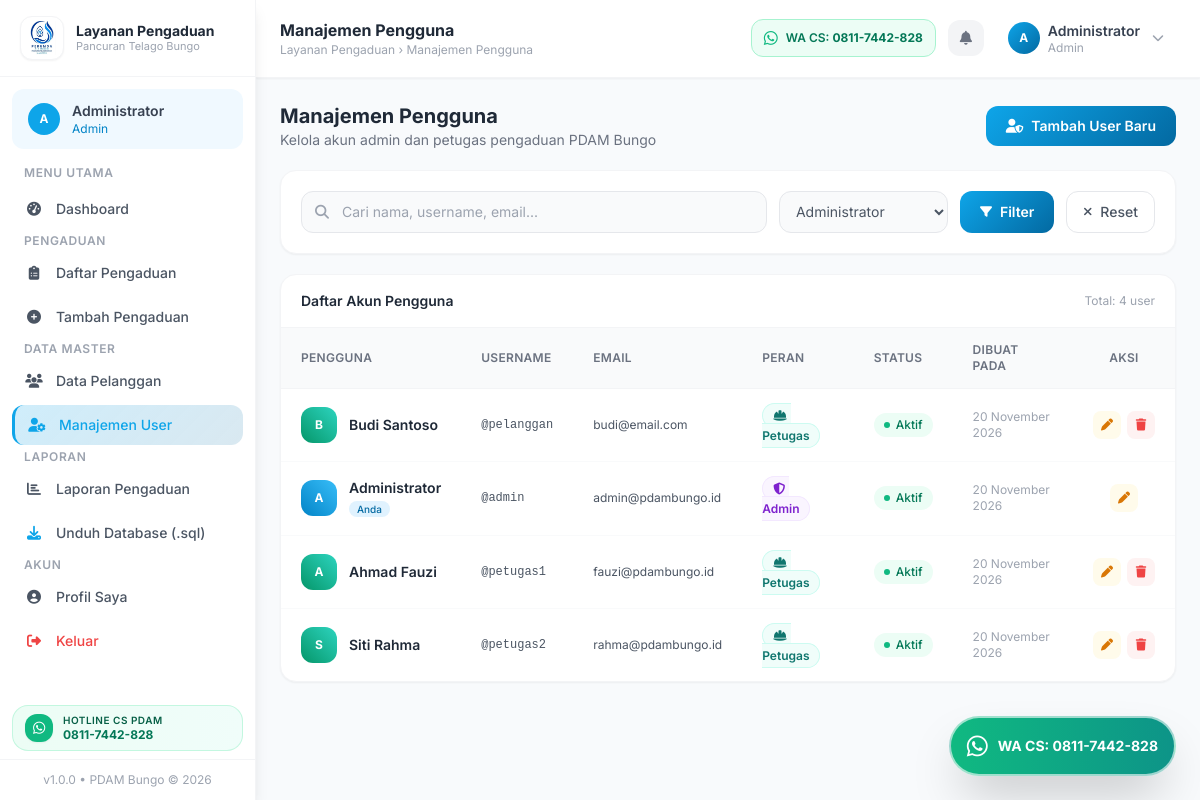
The page /website/users/index.php (signed in) on the database its author committed.
### tables this page shows
CREATE TABLE `users` (
  `id` int NOT NULL AUTO_INCREMENT,
  `nama` varchar(100) NOT NULL,
  `username` varchar(50) NOT NULL,
  `email` varchar(100) NOT NULL,
  `password` varchar(255) NOT NULL,
  `role` enum('admin','petugas','pelanggan') DEFAULT 'petugas',
  `pelanggan_id` int DEFAULT NULL,
  `foto` varchar(255) DEFAULT NULL,
  `is_active` tinyint(1) DEFAULT '1',
  `created_at` timestamp NULL DEFAULT CURRENT_TIMESTAMP,
  `updated_at` timestamp NULL DEFAULT CURRENT_TIMESTAMP ON UPDATE CURRENT_TIMESTAMP,
  PRIMARY KEY (`id`),
  UNIQUE KEY `username` (`username`),
  UNIQUE KEY `email` (`email`),
  KEY `fk_users_pelanggan` (`pelanggan_id`),
  CONSTRAINT `fk_users_pelanggan` FOREIGN KEY (`pelanggan_id`) REFERENCES `pelanggan` (`id`) ON DELETE SET NULL
);

### website/config.php (called while the page is built, shortened)
<?php
function formatTanggal($date, $format = 'd F Y') {
    $bulan = [
        '01'=>'Januari','02'=>'Februari','03'=>'Maret','04'=>'April',
        '05'=>'Mei','06'=>'Juni','07'=>'Juli','08'=>'Agustus',
        '09'=>'September','10'=>'Oktober','11'=>'November','12'=>'Desember'
    ];
    $d = date('d', strtotime($date));
    $m = $bulan[date('m', strtotime($date))];
    $y = date('Y', strtotime($date));
    return "$d $m $y";
}
function sanitize($input) {
    return htmlspecialchars(trim($input ?? ''), ENT_QUOTES, 'UTF-8');
}

### website/users/index.php (the view, shortened to what this page needs)
<?php
require_once '../config.php';
$search = trim($_GET['search'] ?? '');
$where = [];
$params = [];
$whereStr = $where ? "WHERE " . implode(" AND ", $where) : "";
$sql = "SELECT * FROM users $whereStr ORDER BY created_at DESC";
$stmt = $pdo->prepare($sql);
$stmt->execute($params);
$users = $stmt->fetchAll();
include '../includes/header.php';
include '../includes/sidebar.php';
?>
<div class="flex-1 min-w-0 overflow-auto">
    <?php include '../includes/topbar.php'; ?>
    <main class="p-6 space-y-5">
        <div class="flex flex-col sm:flex-row sm:items-center justify-between gap-4">
            <div>
                <h2 class="text-xl font-bold text-gray-800">Manajemen Pengguna</h2>
                <p class="text-sm text-gray-500">Kelola akun admin dan petugas pengaduan PDAM Bungo</p>
            </div>
            <a href="<?= BASE_URL ?>/users/tambah.php" class="btn-primary text-white px-5 py-2.5 rounded-xl text-sm font-semibold flex items-center gap-2 w-fit">
                <i class="fa-solid fa-user-shield"></i> Tambah User Baru
            </a>
        </div>
        <div class="bg-white rounded-2xl shadow-sm border border-gray-100 p-5">
            <form method="GET" class="flex flex-col sm:flex-row gap-3">
                <div class="relative flex-1">
                    <div class="absolute inset-y-0 left-0 pl-3.5 flex items-center pointer-events-none">
                    </div>
                    <input type="text" name="search" value="<?= sanitize($search) ?>" placeholder="Cari nama, username, email..." class="w-full pl-10 pr-4 py-2.5 border border-gray-200 rounded-xl text-sm focus:outline-none focus:border-sky-400 bg-gray-50">
                </div>
                <select name="role" class="border border-gray-200 rounded-xl text-sm px-3 py-2.5 focus:outline-none focus:border-sky-400 bg-gray-50 text-gray-600">
                    <option value="admin" <?= $role === 'admin' ? 'selected' : '' ?>>Administrator</option>
                </select>
                <button type="submit" class="btn-primary text-white px-5 py-2.5 rounded-xl text-sm font-semibold flex items-center gap-2">
                    <i class="fa-solid fa-filter text-xs"></i> Filter
                </button>
                <?php if ($search || $role): ?>
                <a href="<?= BASE_URL ?>/users/index.php" class="border border-gray-200 text-gray-600 px-4 py-2.5 rounded-xl text-sm font-medium hover:bg-gray-50 flex items-center gap-2">
                    <i class="fa-solid fa-xmark text-xs"></i> Reset
                </a>
                <?php endif; ?>
            </form>
        </div>
        <div class="bg-white rounded-2xl shadow-sm border border-gray-100 overflow-hidden">
            <div class="px-5 py-4 border-b border-gray-100 flex items-center justify-between">
                <h3 class="font-semibold text-gray-800 text-sm">Daftar Akun Pengguna</h3>
                <span class="text-xs text-gray-400">Total: <?= count($users) ?> user</span>
            </div>
            <?php if (empty($users)): ?>
            <div class="p-12 text-center">
                <i class="fa-solid fa-users-gear text-gray-300 text-3xl mb-3 block"></i>
                <p class="text-gray-500 font-medium">Tidak ada data user ditemukan.</p>
            </div>
            <?php else: ?>
            <div class="overflow-x-auto">
                <table class="w-full text-sm">
                    <thead>
                        <tr class="bg-gray-50 border-b border-gray-100">
                            <th class="text-left px-5 py-3.5 text-xs font-semibold text-gray-500 uppercase tracking-wide">Pengguna</th>
                            <th class="text-left px-5 py-3.5 text-xs font-semibold text-gray-500 uppercase tracking-wide">Username</th>
                            <th class="text-left px-5 py-3.5 text-xs font-semibold text-gray-500 uppercase tracking-wide">Email</th>
                            <th class="text-left px-5 py-3.5 text-xs font-semibold text-gray-500 uppercase tracking-wide">Peran</th>
                            <th class="text-left px-5 py-3.5 text-xs font-semibold text-gray-500 uppercase tracking-wide">Status</th>
                            <th class="text-left px-5 py-3.5 text-xs font-semibold text-gray-500 uppercase tracking-wide">Dibuat Pada</th>
                            <th class="text-center px-5 py-3.5 text-xs font-semibold text-gray-500 uppercase tracking-wide">Aksi</th>
                        </tr>
                    </thead>
                    <tbody class="divide-y divide-gray-50">
                        <?php foreach ($users as $u): ?>
                        <tr class="hover:bg-gray-50/50 transition-colors">
                            <td class="px-5 py-4">
                                <div class="flex items-center gap-3">
                                    <div class="w-9 h-9 rounded-xl flex items-center justify-center font-bold text-white text-xs <?= $u['role'] === 'admin' ? 'bg-gradient-to-tr from-sky-600 to-sky-400' : 'bg-gradient-to-tr from-emerald-600 to-teal-400' ?>">
                                        <?= strtoupper(substr($u['nama'], 0, 1)) ?>
                                    </div>
                                    <div>
                                        <p class="font-semibold text-gray-800 text-sm"><?= sanitize($u['nama']) ?></p>
                                        <?php if ($u['id'] == $_SESSION['user_id']): ?>
                                        <span class="text-[10px] bg-sky-100 text-sky-700 font-medium px-2 py-0.5 rounded-full">Anda</span>
                                        <?php endif; ?>
                                    </div>
                                </div>
                            </td>
                            <td class="px-5 py-4 text-xs font-mono text-gray-600">@<?= sanitize($u['username']) ?></td>
                            <td class="px-5 py-4 text-xs text-gray-600"><?= sanitize($u['email']) ?></td>
                            <td class="px-5 py-4">
                                <?php if ($u['role'] === 'admin'): ?>
                                <span class="bg-purple-50 text-purple-700 text-xs font-semibold px-2.5 py-1 rounded-full border border-purple-100">
                                    <i class="fa-solid fa-shield-halved mr-1"></i> Admin
                                </span>
                                <?php else: ?>
                                <span class="bg-teal-50 text-teal-700 text-xs font-semibold px-2.5 py-1 rounded-full border border-teal-100">
                                    <i class="fa-solid fa-hard-hat mr-1"></i> Petugas
                                </span>
                                <?php endif; ?>
                            </td>
                            <td class="px-5 py-4">
                                <?php if ($u['is_active']): ?>
                                <span class="inline-flex items-center gap-1.5 text-xs text-emerald-700 bg-emerald-50 px-2.5 py-1 rounded-full font-medium">
                                    <span class="w-1.5 h-1.5 bg-emerald-500 rounded-full"></span> Aktif
                                </span>
                                <?php else: ?>
                                <span class="inline-flex items-center gap-1.5 text-xs text-gray-500 bg-gray-100 px-2.5 py-1 rounded-full font-medium">
                                    <span class="w-1.5 h-1.5 bg-gray-400 rounded-full"></span> Nonaktif
                                </span>
                                <?php endif; ?>
                            </td>
                            <td class="px-5 py-4 text-xs text-gray-400"><?= formatTanggal($u['created_at']) ?></td>
                            <td class="px-5 py-4">
                                <div class="flex items-center justify-center gap-1.5">
                                    <a href="<?= BASE_URL ?>/users/edit.php?id=<?= $u['id'] ?>" class="w-7 h-7 bg-amber-50 hover:bg-amber-100 text-amber-600 rounded-lg flex items-center justify-center transition-colors" title="Edit">
                                        <i class="fa-solid fa-pen text-xs"></i>
                                    </a>
                                    <?php if ($u['id'] != $_SESSION['user_id']): ?>
                                    <button onclick="hapusUser(<?= $u['id'] ?>, '<?= sanitize($u['nama']) ?>')" class="w-7 h-7 bg-red-50 hover:bg-red-100 text-red-500 rounded-lg flex items-center justify-center transition-colors" title="Hapus">
                                        <i class="fa-solid fa-trash text-xs"></i>
                                    </button>
                                    <?php endif; ?>
                                </div>
                            </td>
                        </tr>
                        <?php endforeach; ?>
                    </tbody>
                </table>
            </div>
            <?php endif; ?>
        </div>
    </main>
</div>
<?php include '../includes/footer.php'; ?>

### rows shown on the page
users: nama "B", nama "Budi Santoso", username "pelanggan", email "budi@email.com", role "Petugas", is_active 1 (drawn), created_at "20 November 2026"
users: nama "A", nama "Administrator", shows "Anda", username "admin", email "admin@pdambungo.id", role "admin" (drawn), is_active 1 (drawn), created_at "20 November 2026"
users: nama "A", nama "Ahmad Fauzi", username "petugas1", email "fauzi@pdambungo.id", role "Petugas", is_active 1 (drawn), created_at "20 November 2026"
users: nama "S", nama "Siti Rahma", username "petugas2", email "rahma@pdambungo.id", role "Petugas", is_active 1 (drawn), created_at "20 November 2026"

### other values the page prints
substr($_SESSION['user_name'], 0, 1) "A"
$_SESSION['user_name'] "Administrator"
$role "Admin"
WA_CS_DISPLAY "0811-7442-828"
$pageTitle "Manajemen Pengguna"
$_SESSION['user_role'] "Admin"
count($users) "4"
